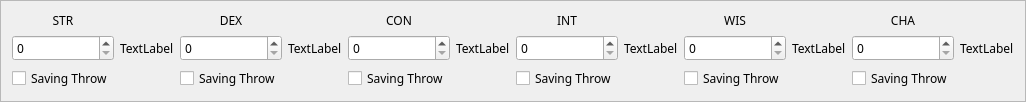
                <widget class="QFrame" name="frame_5">
                 <property name="maximumSize">
                  <size>
                   <width>16777215</width>
                   <height>90</height>
                  </size>
                 </property>
                 <property name="font">
                  <font>
                   <family>Merriweather</family>
                   <kerning>true</kerning>
                  </font>
                 </property>
                 <property name="frameShape">
                  <enum>QFrame::StyledPanel</enum>
                 </property>
                 <property name="frameShadow">
                  <enum>QFrame::Raised</enum>
                 </property>
                 <layout class="QGridLayout" name="gridLayout_4">
                  <item row="1" column="11">
                   <widget class="QLabel" name="label_27">
                    <property name="font">
                     <font>
                      <family>Merriweather</family>
                      <kerning>true</kerning>
                     </font>
                    </property>
                    <property name="text">
                     <string>TextLabel</string>
                    </property>
                   </widget>
                  </item>
                  <item row="1" column="0">
                   <widget class="QSpinBox" name="strSpinBox">
                    <property name="font">
                     <font>
                      <family>Merriweather</family>
                      <kerning>true</kerning>
                     </font>
                    </property>
                   </widget>
                  </item>
                  <item row="1" column="10">
                   <widget class="QSpinBox" name="chaSpinBox">
                    <property name="font">
                     <font>
                      <family>Merriweather</family>
                      <kerning>true</kerning>
                     </font>
                    </property>
                    <property name="maximum">
                     <number>30</number>
                    </property>
                   </widget>
                  </item>
                  <item row="1" column="5">
                   <widget class="QLabel" name="label_24">
                    <property name="font">
                     <font>
                      <family>Merriweather</family>
                      <kerning>true</kerning>
                     </font>
                    </property>
                    <property name="text">
                     <string>TextLabel</string>
                    </property>
                   </widget>
                  </item>
                  <item row="0" column="2">
                   <widget class="QLabel" name="label_17">
                    <property name="font">
                     <font>
                      <family>Merriweather</family>
                      <kerning>true</kerning>
                     </font>
                    </property>
                    <property name="text">
                     <string>DEX</string>
                    </property>
                    <property name="alignment">
                     <set>Qt::AlignCenter</set>
                    </property>
                   </widget>
                  </item>
                  <item row="1" column="4">
                   <widget class="QSpinBox" name="conSpinBox">
                    <property name="font">
                     <font>
                      <family>Merriweather</family>
                      <kerning>true</kerning>
                     </font>
                    </property>
                   </widget>
                  </item>
                  <item row="1" column="2">
                   <widget class="QSpinBox" name="dexSpinBox">
                    <property name="font">
                     <font>
                      <family>Merriweather</family>
                      <kerning>true</kerning>
                     </font>
                    </property>
                   </widget>
                  </item>
                  <item row="1" column="3">
                   <widget class="QLabel" name="label_23">
                    <property name="font">
                     <font>
                      <family>Merriweather</family>
                      <kerning>true</kerning>
                     </font>
                    </property>
                    <property name="text">
                     <string>TextLabel</string>
                    </property>
                   </widget>
                  </item>
                  <item row="1" column="1">
                   <widget class="QLabel" name="label_22">
                    <property name="font">
                     <font>
                      <family>Merriweather</family>
                      <kerning>true</kerning>
                     </font>
                    </property>
                    <property name="text">
                     <string>TextLabel</string>
                    </property>
                   </widget>
                  </item>
                  <item row="1" column="6">
                   <widget class="QSpinBox" name="intSpinBox">
                    <property name="font">
                     <font>
                      <family>Merriweather</family>
                      <kerning>true</kerning>
                     </font>
                    </property>
                   </widget>
                  </item>
                  <item row="0" column="6">
                   <widget class="QLabel" name="label_19">
                    <property name="font">
                     <font>
                      <family>Merriweather</family>
                      <kerning>true</kerning>
                     </font>
                    </property>
                    <property name="text">
                     <string>INT</string>
                    </property>
                    <property name="alignment">
                     <set>Qt::AlignCenter</set>
                    </property>
                   </widget>
                  </item>
                  <item row="0" column="0">
                   <widget class="QLabel" name="label_16">
                    <property name="font">
                     <font>
                      <family>Merriweather</family>
                      <kerning>true</kerning>
                     </font>
                    </property>
                    <property name="text">
                     <string>STR</string>
                    </property>
                    <property name="alignment">
                     <set>Qt::AlignCenter</set>
                    </property>
                   </widget>
                  </item>
                  <item row="1" column="9">
                   <widget class="QLabel" name="label_26">
                    <property name="font">
                     <font>
                      <family>Merriweather</family>
                      <kerning>true</kerning>
                     </font>
                    </property>
                    <property name="text">
                     <string>TextLabel</string>
                    </property>
                   </widget>
                  </item>
                  <item row="0" column="8">
                   <widget class="QLabel" name="label_20">
                    <property name="font">
                     <font>
                      <family>Merriweather</family>
                      <kerning>true</kerning>
                     </font>
                    </property>
                    <property name="text">
                     <string>WIS</string>
                    </property>
                    <property name="alignment">
                     <set>Qt::AlignCenter</set>
                    </property>
                   </widget>
                  </item>
                  <item row="1" column="7">
                   <widget class="QLabel" name="label_25">
                    <property name="font">
                     <font>
                      <family>Merriweather</family>
                      <kerning>true</kerning>
                     </font>
                    </property>
                    <property name="text">
                     <string>TextLabel</string>
                    </property>
                   </widget>
                  </item>
                  <item row="0" column="10">
                   <widget class="QLabel" name="label_21">
                    <property name="font">
                     <font>
                      <family>Merriweather</family>
                      <kerning>true</kerning>
                     </font>
                    </property>
                    <property name="text">
                     <string>CHA</string>
                    </property>
                    <property name="alignment">
                     <set>Qt::AlignCenter</set>
                    </property>
                   </widget>
                  </item>
                  <item row="1" column="8">
                   <widget class="QSpinBox" name="wisSpinBox">
                    <property name="font">
                     <font>
                      <family>Merriweather</family>
                      <kerning>true</kerning>
                     </font>
                    </property>
                   </widget>
                  </item>
                  <item row="0" column="4">
                   <widget class="QLabel" name="label_18">
                    <property name="font">
                     <font>
                      <family>Merriweather</family>
                      <kerning>true</kerning>
                     </font>
                    </property>
                    <property name="text">
                     <string>CON</string>
                    </property>
                    <property name="alignment">
                     <set>Qt::AlignCenter</set>
                    </property>
                   </widget>
                  </item>
                  <item row="2" column="0">
                   <widget class="QCheckBox" name="checkBox_28">
                    <property name="font">
                     <font>
                      <family>Merriweather</family>
                      <kerning>true</kerning>
                     </font>
                    </property>
                    <property name="text">
                     <string>Saving Throw</string>
                    </property>
                   </widget>
                  </item>
                  <item row="2" column="2">
                   <widget class="QCheckBox" name="checkBox_29">
                    <property name="font">
                     <font>
                      <family>Merriweather</family>
                      <kerning>true</kerning>
                     </font>
                    </property>
                    <property name="text">
                     <string>Saving Throw</string>
                    </property>
                   </widget>
                  </item>
                  <item row="2" column="4">
                   <widget class="QCheckBox" name="checkBox_30">
                    <property name="font">
                     <font>
                      <family>Merriweather</family>
                      <kerning>true</kerning>
                     </font>
                    </property>
                    <property name="text">
                     <string>Saving Throw</string>
                    </property>
                   </widget>
                  </item>
                  <item row="2" column="6">
                   <widget class="QCheckBox" name="checkBox_31">
                    <property name="font">
                     <font>
                      <family>Merriweather</family>
                      <kerning>true</kerning>
                     </font>
                    </property>
                    <property name="text">
                     <string>Saving Throw</string>
                    </property>
                   </widget>
                  </item>
                  <item row="2" column="8">
                   <widget class="QCheckBox" name="checkBox_32">
                    <property name="font">
                     <font>
                      <family>Merriweather</family>
                      <kerning>true</kerning>
                     </font>
                    </property>
                    <property name="text">
                     <string>Saving Throw</string>
                    </property>
                   </widget>
                  </item>
                  <item row="2" column="10">
                   <widget class="QCheckBox" name="checkBox_33">
                    <property name="font">
                     <font>
                      <family>Merriweather</family>
                      <kerning>true</kerning>
                     </font>
                    </property>
                    <property name="text">
                     <string>Saving Throw</string>
                    </property>
                   </widget>
                  </item>
                 </layout>
                </widget>
